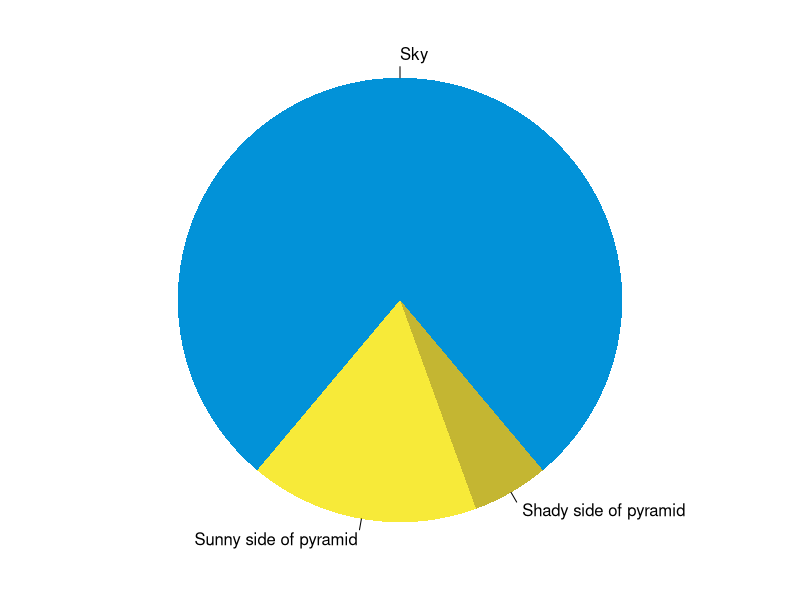
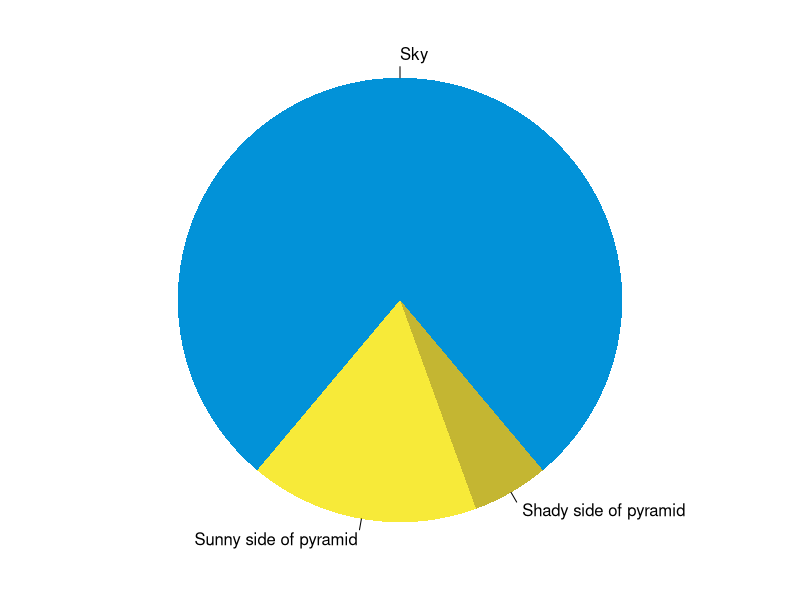

Here is the R script that generated these plots, in order:
## ---- chunk 1
summary(cars)
fit <- lm(dist ~ speed, data = cars)
fit
## ---- chunk 2
par(mar = c(0, 1, 0, 1))
pie(
  c(280, 60, 20),
  c('Sky', 'Sunny side of pyramid', 'Shady side of pyramid'),
  col = c('#0292D8', '#F7EA39', '#C4B632'),
  init.angle = -50, border = NA
)
## ---- chunk 3
par(mar = c(0, 1, 0, 1))
pie(
  c(280, 60, 20),
  c('Sky', 'Sunny side of pyramid', 'Shady side of pyramid'),
  col = c('#0292D8', '#F7EA39', '#C4B632'),
  init.angle = -50, border = NA
)
